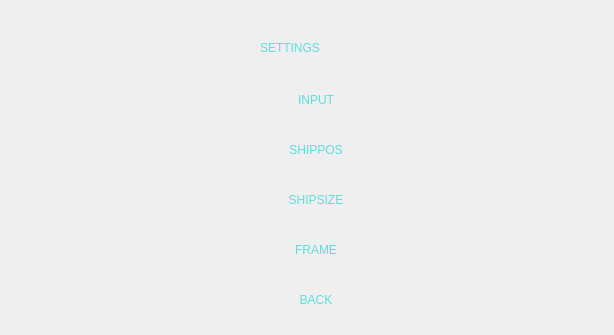
<?xml version="1.0" encoding="UTF-8"?>
<ui version="4.0">
 <class>settingDlg</class>
 <widget class="QDialog" name="settingDlg">
  <property name="geometry">
   <rect>
    <x>0</x>
    <y>0</y>
    <width>614</width>
    <height>335</height>
   </rect>
  </property>
  <property name="windowTitle">
   <string>settings</string>
  </property>
  <property name="styleSheet">
   <string notr="true">QDialog#settingDlg{
	background-image: url(:/Images/setting.png);
}</string>
  </property>
  <widget class="QLabel" name="label">
   <property name="geometry">
    <rect>
     <x>260</x>
     <y>32</y>
     <width>111</width>
     <height>31</height>
    </rect>
   </property>
   <property name="styleSheet">
    <string notr="true">
	font: 18pt &quot;MS Shell Dlg 2&quot;;
	border:none;
	color:#5adfdf;
</string>
   </property>
   <property name="text">
    <string>SETTINGS</string>
   </property>
  </widget>
  <widget class="QPushButton" name="input_btn">
   <property name="geometry">
    <rect>
     <x>176</x>
     <y>80</y>
     <width>280</width>
     <height>40</height>
    </rect>
   </property>
   <property name="styleSheet">
    <string notr="true">QPushButton#input_btn{	
	font: 14pt &quot;MS Shell Dlg 2&quot;;
	background-image: url(:/Images/button.png);
	border:none;
	border-radius:4px;
	color:#5adfdf;
}
QPushButton#input_btn:hover{	
	font: 14pt &quot;MS Shell Dlg 2&quot;;
	background-image: url(:/Images/button-on.png);
	border:none;
	border-radius:4px;
	color:#8adfdf;
}
QPushButton#input_btn:pressed{	
	font: 14pt &quot;MS Shell Dlg 2&quot;;
	background-image: url(:/Images/button-click.png);
	border:none;
	border-radius:4px;
	color:#3adfdf;
}</string>
   </property>
   <property name="text">
    <string>INPUT</string>
   </property>
  </widget>
  <widget class="QPushButton" name="shippos_btn">
   <property name="geometry">
    <rect>
     <x>176</x>
     <y>130</y>
     <width>280</width>
     <height>40</height>
    </rect>
   </property>
   <property name="styleSheet">
    <string notr="true">QPushButton#shippos_btn{	
	font: 14pt &quot;MS Shell Dlg 2&quot;;
	background-image: url(:/Images/button.png);
	border:none;
	border-radius:4px;
	color:#5adfdf;
}
QPushButton#shippos_btn:hover{	
	font: 14pt &quot;MS Shell Dlg 2&quot;;
	background-image: url(:/Images/button-on.png);
	border:none;
	border-radius:4px;
	color:#8adfdf;
}
QPushButton#shippos_btn:pressed{	
	font: 14pt &quot;MS Shell Dlg 2&quot;;
	background-image: url(:/Images/button-click.png);
	border:none;
	border-radius:4px;
	color:#3adfdf;
}</string>
   </property>
   <property name="text">
    <string>SHIPPOS</string>
   </property>
  </widget>
  <widget class="QPushButton" name="shipsize_btn">
   <property name="geometry">
    <rect>
     <x>176</x>
     <y>180</y>
     <width>280</width>
     <height>40</height>
    </rect>
   </property>
   <property name="styleSheet">
    <string notr="true">QPushButton#shipsize_btn{	
	font: 14pt &quot;MS Shell Dlg 2&quot;;
	background-image: url(:/Images/button.png);
	border:none;
	border-radius:4px;
	color:#5adfdf;
}
QPushButton#shipsize_btn:hover{	
	font: 14pt &quot;MS Shell Dlg 2&quot;;
	background-image: url(:/Images/button-on.png);
	border:none;
	border-radius:4px;
	color:#8adfdf;
}
QPushButton#shipsize_btn:pressed{	
	font: 14pt &quot;MS Shell Dlg 2&quot;;
	background-image: url(:/Images/button-click.png);
	border:none;
	border-radius:4px;
	color:#3adfdf;
}</string>
   </property>
   <property name="text">
    <string>SHIPSIZE</string>
   </property>
  </widget>
  <widget class="QPushButton" name="frame_btn">
   <property name="geometry">
    <rect>
     <x>176</x>
     <y>230</y>
     <width>280</width>
     <height>40</height>
    </rect>
   </property>
   <property name="styleSheet">
    <string notr="true">QPushButton#frame_btn{	
	font: 14pt &quot;MS Shell Dlg 2&quot;;
	background-image: url(:/Images/button.png);
	border:none;
	border-radius:4px;
	color:#5adfdf;
}
QPushButton#frame_btn:hover{	
	font: 14pt &quot;MS Shell Dlg 2&quot;;
	background-image: url(:/Images/button-on.png);
	border:none;
	border-radius:4px;
	color:#8adfdf;
}
QPushButton#frame_btn:pressed{	
	font: 14pt &quot;MS Shell Dlg 2&quot;;
	background-image: url(:/Images/button-click.png);
	border:none;
	border-radius:4px;
	color:#3adfdf;
}</string>
   </property>
   <property name="text">
    <string>FRAME</string>
   </property>
  </widget>
  <widget class="QPushButton" name="back_btn">
   <property name="geometry">
    <rect>
     <x>176</x>
     <y>280</y>
     <width>280</width>
     <height>40</height>
    </rect>
   </property>
   <property name="styleSheet">
    <string notr="true">QPushButton#back_btn{	
	font: 14pt &quot;MS Shell Dlg 2&quot;;
	background-image: url(:/Images/button.png);
	border:none;
	border-radius:4px;
	color:#5adfdf;
}
QPushButton#back_btn:hover{	
	font: 14pt &quot;MS Shell Dlg 2&quot;;
	background-image: url(:/Images/button-on.png);
	border:none;
	border-radius:4px;
	color:#8adfdf;
}
QPushButton#back_btn:pressed{	
	font: 14pt &quot;MS Shell Dlg 2&quot;;
	background-image: url(:/Images/button-click.png);
	border:none;
	border-radius:4px;
	color:#3adfdf;
}</string>
   </property>
   <property name="text">
    <string>BACK</string>
   </property>
  </widget>
 </widget>
 <resources/>
 <connections/>
</ui>
